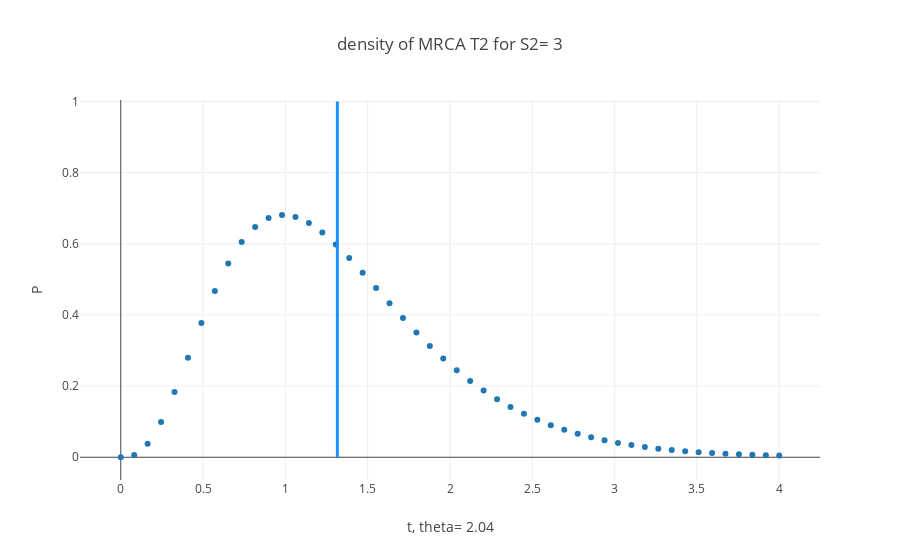

The cell this chart's notebook holds for it:
### Code cell
fig_MRCA= [go.Scatter(
    x= X_plot,
    y= Tdens,
    mode= 'markers',
    name= 'GGVE'
)]

fig_gamm= [go.Scatter(
    x= X_plot,
    y= gamma_compare,
    mode= 'markers',
    name= 'Gamma'
)]

#fig_MRCA.extend(fig_gamm)
#fig_MRCA= [fig_MRCA, fig_gamm]


layout= go.Layout(
    title= 'density of MRCA T2 for S2= {}'.format(k),
    yaxis= dict(title= 'P'),
    xaxis= dict(title= 't, theta= {}'.format(Theta)),
    shapes= [
        # Line Vertical
        {
            'type': 'line',
            'x0': mean_t,
            'y0': 0,
            'x1': mean_t,
            'y1': 1,
            'line': {
                'color': 'rgb(30,144,255)',
                'width': 3,
            },
        }]
)


Fig= go.Figure(data= fig_MRCA, layout= layout)
iplot(Fig)

### Figure 1 — Plotly figure (JSON) as saved in the notebook; plotly's stock layout.template omitted (floating-point values rounded to 4 significant figures)
{"data": [{"mode": "markers", "name": "GGVE", "type": "scatter", "uid": "cc04aec9-627d-43c0-ac7d-980ad24ec486", "x": [0, 0.08163, 0.1633, 0.2449, 0.3265, 0.4082, 0.4898, 0.5714, 0.6531, 0.7347, 0.8163, 0.898, 0.9796, 1.061, 1.143, 1.224, 1.306, 1.388, 1.469, 1.551, 1.633, 1.714, 1.796, 1.878, 1.959, 2.041, 2.122, 2.204, 2.286, 2.367, 2.449, 2.531, 2.612, 2.694, 2.776, 2.857, 2.939, 3.02, 3.102, 3.184, 3.265, 3.347, 3.429, 3.51, 3.592, 3.673, 3.755, 3.837, 3.918, 4], "y": [0, 0.006042, 0.03771, 0.0993, 0.1837, 0.2799, 0.3773, 0.4675, 0.5445, 0.6049, 0.6474, 0.6723, 0.681, 0.6756, 0.6583, 0.6318, 0.5982, 0.5599, 0.5185, 0.4758, 0.433, 0.3911, 0.3509, 0.3128, 0.2773, 0.2445, 0.2146, 0.1875, 0.1632, 0.1415, 0.1222, 0.1052, 0.09027, 0.07725, 0.06592, 0.0561, 0.04763, 0.04035, 0.0341, 0.02877, 0.02421, 0.02035, 0.01706, 0.01429, 0.01194, 0.009969, 0.008308, 0.006914, 0.005747, 0.00477]}], "layout": {"shapes": [{"line": {"color": "rgb(30,144,255)", "width": 3}, "type": "line", "x0": 1.316, "x1": 1.316, "y0": 0, "y1": 1}], "title": {"text": "density of MRCA T2 for S2= 3"}, "xaxis": {"title": {"text": "t, theta= 2.04"}}, "yaxis": {"title": {"text": "P"}}}}
